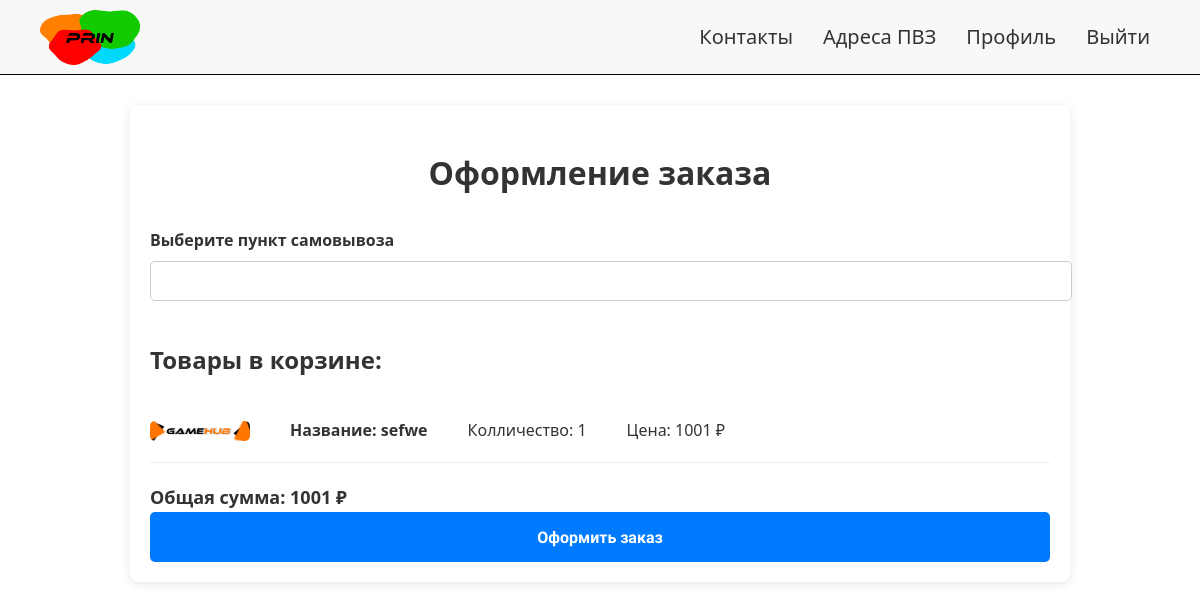
/order (signed in), run on the app's committed database.
### tables this page shows
CREATE TABLE cart_items (
    id INTEGER PRIMARY KEY AUTOINCREMENT,
    user_id INTEGER NOT NULL,
    product_articul INTEGER NOT NULL,
    quantity INTEGER NOT NULL DEFAULT 1,
    FOREIGN KEY (user_id) REFERENCES accounts(id),
    FOREIGN KEY (product_articul) REFERENCES products(articul)
);

CREATE TABLE "products"
(
    articul        INTEGER
        primary key,
    name           TEXT    not null,
    description    TEXT,
    price          integer not null,
    stock_quantity INTEGER not null,
    image_url      TEXT,
    user_id        INTEGER not null,
    created_at     DATETIME default (datetime('now', '+4 hours')),
    updated_at     DATETIME default (datetime('now', '+4 hours'))
);

### app.py (the view, shortened to what this page needs)
@app.route('/order', methods=['GET', 'POST'])
@login_required
def order():
    db = get_db()
    user_id = current_user.id
    basket_items = db.execute('''
        SELECT ci.id, ci.quantity, p.articul, p.name, p.price, p.image_url
        FROM cart_items ci
        JOIN products p ON ci.product_articul = p.articul
        WHERE ci.user_id = ?
    ''', (user_id,)).fetchall()
    total_price = sum(item['price'] * item['quantity'] for item in basket_items)
    message = None
    return render_template('order.html', basket_items=basket_items, total_price=total_price, message=message)

### app.py (called while the page is built)
@login_manager.user_loader
def load_user(user_id):
    db = get_db()
    cursor = db.execute('SELECT * FROM accounts WHERE id = ?', (user_id,))
    user_data = cursor.fetchone()
    if user_data:
        role = user_data['role'] if 'role' in user_data else 'user'
        return User(
            id=user_data['id'],
            username=user_data['username'],
            password_hash=user_data['password'],
            role=role
        )
    return None

def get_db():
    db = getattr(g, '_database', None)
    if db is None:
        db = g._database = sqlite3.connect(DATABASE)
        db.row_factory = sqlite3.Row
    return db

@app.teardown_appcontext
def close_connection(exception):
    db = getattr(g, '_database', None)
    if db is not None:
        db.close()

### templates/order.html (shortened to what this page needs)
<!DOCTYPE html>
<html lang="ru">
<head>
    <link rel="stylesheet" href="/static/css/style.css">
</head>
<body>
    <header class="header">
        <nav class="nav">
            <ul class="nav-list">
                <a href="/" class="logo">
                    <img src="/static/images/logo.png" alt="Лого">
                </a>
                <li><a href="/contacts">Контакты</a></li>
                <li><a href="/pvzadresa">Адреса ПВЗ</a></li>
                {% if current_user.is_authenticated %}
                    <li><a href="/profile">Профиль</a></li>
                    <li><a href="/logout">Выйти</a></li>
                {% else %}
                    <li><a href="/login">Войти</a></li>
                    <li><a href="/signup">Зарегистрироваться</a></li>
                {% endif %}
            </ul>
        </nav>
    </header>
    <main>
        <div class="order-container">
            <h1>Оформление заказа</h1>
            <form method="POST">
                <div class="form-group">
                    <label for="pickup_point">Выберите пункт самовывоза</label>
                    <input type="text" id="pickup_point" name="pickup_point" required>
                </div>
                <div class="basket">
                    <h2>Товары в корзине:</h2>
                    {% for item in basket_items %}
                        <div class="basket-item">
                            <img src="{{ item['image_url'] }}" alt="{{ item['name'] }}" class="basket-item-image">
                            <br>
                            <span class="basket-item-name">Название: {{ item['name'] }}</span>
                            <br>
                            <span class="basket-item-quantity">Колличество: {{ item['quantity'] }}</span>
                            <br>
                            <span class="basket-item-price">Цена: {{ item['price'] }} ₽</span>
                        </div>
                    {% endfor %}
                    <div class="total-price">
                        <span>Общая сумма: {{ total_price }} ₽</span>
                    </div>
                </div>
                <button type="submit">Оформить заказ</button>
            </form>
        </div>
    </main>
</body>
</html>

### static/css/style.css (style rules this page uses)
body { font-family: 'system-ui','Rubik Spray Paint','Inter','Montserrat','Itim',sans-serif; font-size: 20px; color: #333; line-height: 1.6; height: 100%; min-height: 100vh; }
html, body { height: 100%; margin: 0; padding: 0; display: flex; flex-direction: column; }
.header { background-color: #f8f8f8; border-bottom: 1px solid black; position: sticky; z-index: 1000; top: 0; }
.logo img { max-width: 100px; max-height: 100px; padding-top: 10px; }
.logo { margin-right: auto; }
.nav-list { display: flex; justify-content: flex-end; list-style: none; margin: 0; padding-right: 50px; align-items: center; gap: 10px; }
.nav-list li { display: inline-block; margin-left: 20px; }
.nav-list a { text-decoration: none; color: #333; font-weight: 500; transition: color 0.3s ease; }
body :not(header) button { padding: 14px; font-size: 16px; font-weight: bold; color: white; background-color: #007bff; border: none; border-radius: 12px; cursor: pointer; transition: background-color 0.2s; width: 100%; height: 50px; font-family: 'Inter', 'Montserrat', 'Itim', sans-serif; }
a { text-decoration: none !important; color: inherit !important; cursor: pointer !important; }
.basket-item-name { font-weight: bold; }
.basket-item-price, .basket-item-quantity { text-align: right; }
.order-container { max-width: 900px; margin: 30px auto; padding: 20px; background-color: #fff; border-radius: 8px; box-shadow: 0 2px 10px rgba(0, 0, 0, 0.1); }
.order-container h1 { text-align: center; font-size: 2rem; margin-bottom: 30px; }
.order-container .form-group { display: flex; flex-direction: column; gap: 8px; }
.order-container label { font-size: 16px; font-weight: bold; }
.order-container input[type="text"] { padding: 10px; font-size: 16px; border: 1px solid #ccc; border-radius: 5px; width: 100%; }
.order-container .basket { margin-top: 40px; }
.order-container .basket h2 { font-size: 1.5rem; margin-bottom: 20px; font-weight: bold; }
.order-container .basket-item { display: flex; align-items: center; gap: 20px; border-bottom: 1px solid #eee; padding: 15px 0; }
.order-container .basket-item-image { max-width: 100px; max-height: 100px; object-fit: cover; border-radius: 5px; }
.order-container .basket-item-name, .order-container .basket-item-quantity, .order-container .basket-item-price { font-size: 16px; color: #333; }
.order-container .total-price { font-size: 18px; font-weight: bold; margin-top: 20px; }
.order-container button[type="submit"] { padding: 12px 20px; background-color: #007bff; color: #fff; border: none; border-radius: 5px; font-size: 16px; cursor: pointer; }

### data on the page
cart_items: image_url (picture), name "sefwe", quantity "1", price "1001"

### other printed values
{{ total_price }} "1001"
